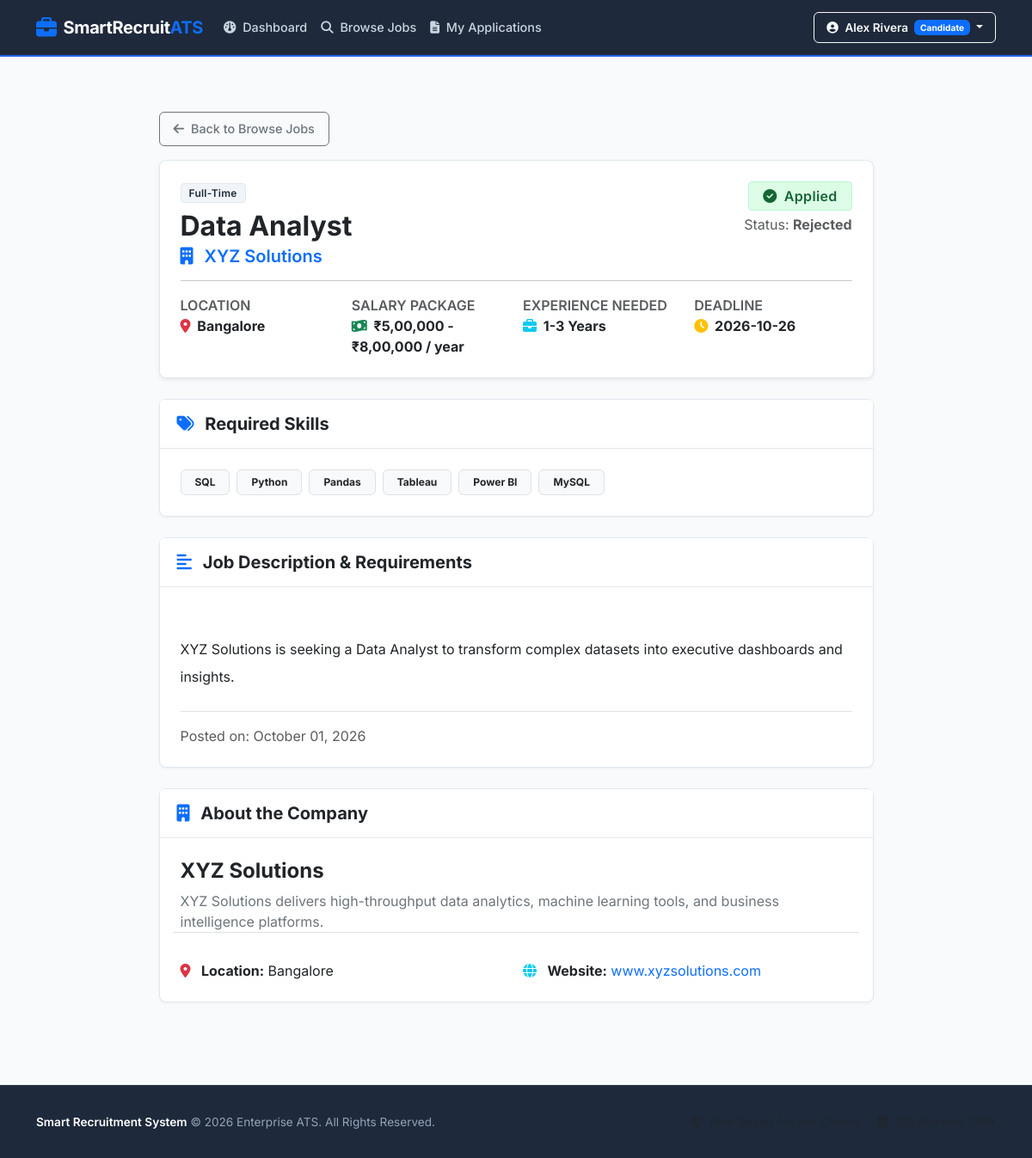
/candidate/job/3 (signed in), run on the app's committed database.
### models.py (models this page shows, shortened)
class User(UserMixin, db.Model):
    __tablename__ = 'users'
    id = db.Column(db.Integer, primary_key=True)
    full_name = db.Column(db.String(120), nullable=False)
    email = db.Column(db.String(120), unique=True, nullable=False, index=True)
    password_hash = db.Column(db.String(256), nullable=False)
    role = db.Column(db.String(20), nullable=False)  # 'recruiter' or 'candidate'
    company_name = db.Column(db.String(200), nullable=True)
    company_description = db.Column(db.Text, nullable=True)
    company_location = db.Column(db.String(200), nullable=True)
    company_website = db.Column(db.String(300), nullable=True)
    phone = db.Column(db.String(20), nullable=True)
    address = db.Column(db.String(255), nullable=True)
    skills = db.Column(db.Text, nullable=True)
    education = db.Column(db.Text, nullable=True)
    experience = db.Column(db.Text, nullable=True)
    resume_path = db.Column(db.String(255), nullable=True)
    created_at = db.Column(db.DateTime, default=datetime.utcnow)
    posted_jobs = db.relationship('Job', backref='recruiter', lazy=True, cascade="all, delete-orphan")
    applications = db.relationship('Application', backref='candidate', lazy=True, cascade="all, delete-orphan")
    @property
    def is_recruiter(self):
        return self.role == 'recruiter'
    @property
    def is_candidate(self):
        return self.role == 'candidate'

class Job(db.Model):
    __tablename__ = 'jobs'
    id = db.Column(db.Integer, primary_key=True)
    recruiter_id = db.Column(db.Integer, db.ForeignKey('users.id', ondelete='CASCADE'), nullable=False)
    title = db.Column(db.String(150), nullable=False)
    company = db.Column(db.String(150), nullable=False)
    location = db.Column(db.String(100), nullable=False)
    employment_type = db.Column(db.String(50), nullable=False)  # e.g., Full-time, Part-time, Contract, Remote, Internship
    salary = db.Column(db.String(100), nullable=False)
    experience = db.Column(db.String(50), nullable=False)
    skills = db.Column(db.Text, nullable=False)
    description = db.Column(db.Text, nullable=False)
    last_date = db.Column(db.Date, nullable=False)
    openings = db.Column(db.Integer, default=1, nullable=False)
    is_active = db.Column(db.Boolean, default=True, nullable=False)
    created_at = db.Column(db.DateTime, default=datetime.utcnow)
    applications = db.relationship('Application', backref='job', lazy=True, cascade="all, delete-orphan")
    @property
    def display_company(self):
        if self.recruiter and self.recruiter.company_name:
            return self.recruiter.company_name
        return self.company

class Application(db.Model):
    __tablename__ = 'applications'
    id = db.Column(db.Integer, primary_key=True)
    candidate_id = db.Column(db.Integer, db.ForeignKey('users.id', ondelete='CASCADE'), nullable=False)
    job_id = db.Column(db.Integer, db.ForeignKey('jobs.id', ondelete='CASCADE'), nullable=False)
    resume = db.Column(db.String(255), nullable=False)
    status = db.Column(db.String(30), default='Applied', nullable=False)  # 'Applied', 'Under Review', 'Shortlisted', 'Interview', 'Selected', 'Rejected'
    rejection_reason = db.Column(db.Text, nullable=True)
    applied_date = db.Column(db.DateTime, default=datetime.utcnow)
    updated_at = db.Column(db.DateTime, default=datetime.utcnow, onupdate=datetime.utcnow)
    __table_args__ = (
        db.UniqueConstraint('candidate_id', 'job_id', name='unique_candidate_job_application'),
    )

### routes.py (the view)
@main.route('/candidate/job/<int:job_id>')
@candidate_required
def job_details(job_id):
    job = Job.query.get_or_404(job_id)
    existing_application = Application.query.filter_by(
        candidate_id=current_user.id,
        job_id=job.id
    ).first()
    return render_template('candidate/job_details.html',
                           job=job,
                           existing_application=existing_application)

### templates/candidate/job_details.html (shortened to what this page needs)
{% extends "base.html" %}
{% block content %}
<div class="container py-4">
  <div class="row justify-content-center">
    <div class="col-lg-9">
      <a href="{{ url_for('main.browse_jobs') }}" class="btn btn-sm btn-outline-secondary mb-3">
        <i class="fa-solid fa-arrow-left me-1"></i> Back to Browse Jobs
      </a>
      <div class="card card-corporate shadow-sm mb-4">
        <div class="card-body p-4">
          <div class="d-flex flex-wrap justify-content-between align-items-start gap-3 mb-3">
            <div>
              <span class="badge badge-status badge-job-type mb-2">{{ job.employment_type }}</span>
              <h2 class="fw-bold text-dark mb-1">{{ job.title }}</h2>
              <h5 class="text-primary fw-semibold mb-0"><i class="fa-solid fa-building me-2"></i> {{ job.display_company }}</h5>
            </div>
            {% if existing_application %}
              <div class="text-end">
                <span class="badge badge-status badge-selected fs-6 py-2 px-3"><i class="fa-solid fa-check-circle me-1"></i> Applied</span>
                <div class="text-muted fs-7 mt-1">Status: <strong>{{ existing_application.status }}</strong></div>
              </div>
            {% else %}
              <a href="{{ url_for('main.apply_job', job_id=job.id) }}" class="btn btn-primary btn-lg px-4">
                <i class="fa-solid fa-paper-plane me-2"></i> Apply Now
              </a>
            {% endif %}
          </div>
          <hr class="my-3">
          <div class="row g-3 fs-7">
            <div class="col-sm-6 col-md-3">
              <div class="text-muted fw-semibold uppercase">LOCATION</div>
              <div class="fw-bold text-dark"><i class="fa-solid fa-location-dot me-1 text-danger"></i> {{ job.location }}</div>
            </div>
            <div class="col-sm-6 col-md-3">
              <div class="text-muted fw-semibold uppercase">SALARY PACKAGE</div>
              <div class="fw-bold text-dark"><i class="fa-solid fa-money-bill-wave me-1 text-success"></i> {{ job.salary }}</div>
            </div>
            <div class="col-sm-6 col-md-3">
              <div class="text-muted fw-semibold uppercase">EXPERIENCE NEEDED</div>
              <div class="fw-bold text-dark"><i class="fa-solid fa-briefcase me-1 text-info"></i> {{ job.experience }}</div>
            </div>
            <div class="col-sm-6 col-md-3">
              <div class="text-muted fw-semibold uppercase">DEADLINE</div>
              <div class="fw-bold text-dark"><i class="fa-solid fa-clock me-1 text-warning"></i> {{ job.last_date.strftime('%Y-%m-%d') }}</div>
            </div>
          </div>
        </div>
      </div>
      <div class="card card-corporate mb-4">
        <div class="card-header bg-white py-3">
          <h5 class="fw-bold mb-0 text-dark"><i class="fa-solid fa-tags text-primary me-2"></i> Required Skills</h5>
        </div>
        <div class="card-body p-4">
          <div class="d-flex flex-wrap gap-2">
            {% for skill in job.skills.split(',') %}
              <span class="badge bg-light text-dark border py-2 px-3 fs-7">{{ skill.strip() }}</span>
            {% endfor %}
          </div>
        </div>
      </div>
      <div class="card card-corporate mb-4">
        <div class="card-header bg-white py-3">
          <h5 class="fw-bold mb-0 text-dark"><i class="fa-solid fa-align-left text-primary me-2"></i> Job Description & Requirements</h5>
        </div>
        <div class="card-body p-4">
          <div class="lh-lg text-dark" style="white-space: pre-line;">
            {{ job.description }}
          </div>
          <div class="mt-4 pt-3 border-top d-flex justify-content-between align-items-center">
            <span class="text-muted fs-7">Posted on: {{ job.created_at.strftime('%B %d, %Y') }}</span>
          </div>
        </div>
      </div>
      <div class="card card-corporate">
        <div class="card-header bg-white py-3">
          <h5 class="fw-bold mb-0 text-dark"><i class="fa-solid fa-building text-primary me-2"></i> About the Company</h5>
        </div>
        <div class="card-body p-4">
          <h4 class="fw-bold text-dark mb-2">{{ job.display_company }}</h4>
          {% if job.recruiter and job.recruiter.company_description %}
            <p class="text-secondary lh-base mb-3">{{ job.recruiter.company_description }}</p>
          {% else %}
            <p class="text-muted mb-3">{{ job.display_company }} is a leading enterprise employer hiring talented candidates.</p>
          {% endif %}
          <div class="row g-3 fs-7 border-top pt-3">
            <div class="col-md-6">
              <i class="fa-solid fa-location-dot text-danger me-2"></i> <strong>Location:</strong> {{ (job.recruiter and job.recruiter.company_location) or job.location }}
            </div>
            {% if job.recruiter and job.recruiter.company_website %}
              <div class="col-md-6">
                <i class="fa-solid fa-globe text-info me-2"></i> <strong>Website:</strong>
                <a href="{{ job.recruiter.company_website if 'http' in job.recruiter.company_website else 'http://' + job.recruiter.company_website }}" target="_blank" class="text-primary text-decoration-none">
                  {{ job.recruiter.company_website }}
                </a>
              </div>
            {% endif %}
          </div>
        </div>
      </div>
    </div>
  </div>
</div>
{% endblock %}

### templates/base.html (shortened to what this page needs)
<!DOCTYPE html>
<html lang="en">
<head>
  <link href="https://cdn.jsdelivr.net/npm/bootstrap@5.3.3/dist/css/bootstrap.min.css" rel="stylesheet">
  <link rel="stylesheet" href="https://cdnjs.cloudflare.com/ajax/libs/font-awesome/6.5.1/css/all.min.css">
  <link rel="stylesheet" href="{{ url_for('static', filename='css/custom.css') }}">
</head>
<body>
  <nav class="navbar navbar-expand-lg navbar-dark navbar-enterprise sticky-top">
    <div class="container">
      <a class="navbar-brand d-flex align-items-center gap-2" href="{{ url_for('main.home') }}">
        <i class="fa-solid fa-briefcase text-primary fs-4"></i>
        <span>SmartRecruit<span class="text-primary">ATS</span></span>
      </a>
      <div class="collapse navbar-collapse" id="enterpriseNavbar">
        <ul class="navbar-nav me-auto mb-2 mb-lg-0">
          {% if current_user.is_authenticated %}
            {% if current_user.is_recruiter %}
              <li class="nav-item">
                <a class="nav-link {% if request.endpoint == 'main.recruiter_dashboard' %}active{% endif %}" href="{{ url_for('main.recruiter_dashboard') }}">
                  <i class="fa-solid fa-chart-line me-1"></i> Dashboard
                </a>
              </li>
              <li class="nav-item">
                <a class="nav-link {% if request.endpoint == 'main.post_job' %}active{% endif %}" href="{{ url_for('main.post_job') }}">
                  <i class="fa-solid fa-plus-circle me-1"></i> Post Job
                </a>
              </li>
              <li class="nav-item">
                <a class="nav-link {% if request.endpoint == 'main.manage_jobs' %}active{% endif %}" href="{{ url_for('main.manage_jobs') }}">
                  <i class="fa-solid fa-list-check me-1"></i> Manage Jobs
                </a>
              </li>
              <li class="nav-item">
                <a class="nav-link {% if request.endpoint == 'main.view_applications' %}active{% endif %}" href="{{ url_for('main.view_applications') }}">
                  <i class="fa-solid fa-users-viewfinder me-1"></i> Applications
                </a>
              </li>
            {% elif current_user.is_candidate %}
              <li class="nav-item">
                <a class="nav-link {% if request.endpoint == 'main.candidate_dashboard' %}active{% endif %}" href="{{ url_for('main.candidate_dashboard') }}">
                  <i class="fa-solid fa-gauge me-1"></i> Dashboard
                </a>
              </li>
              <li class="nav-item">
                <a class="nav-link {% if request.endpoint == 'main.browse_jobs' %}active{% endif %}" href="{{ url_for('main.browse_jobs') }}">
                  <i class="fa-solid fa-magnifying-glass me-1"></i> Browse Jobs
                </a>
              </li>
              <li class="nav-item">
                <a class="nav-link {% if request.endpoint == 'main.my_applications' %}active{% endif %}" href="{{ url_for('main.my_applications') }}">
                  <i class="fa-solid fa-file-lines me-1"></i> My Applications
                </a>
              </li>
            {% endif %}
          {% else %}
            <li class="nav-item">
              <a class="nav-link {% if request.endpoint == 'main.home' %}active{% endif %}" href="{{ url_for('main.home') }}">
                <i class="fa-solid fa-house me-1"></i> Home
              </a>
            </li>
          {% endif %}
        </ul>
        <div class="d-flex align-items-center gap-2">
          {% if current_user.is_authenticated %}
            <div class="dropdown">
              <button class="btn btn-outline-light dropdown-toggle btn-nav-action" type="button" id="userMenuBtn" data-bs-toggle="dropdown" aria-expanded="false">
                <i class="fa-solid fa-circle-user me-1"></i> {{ current_user.full_name }}
                <span class="badge bg-primary text-white ms-1 text-capitalize">{{ current_user.role }}</span>
              </button>
            </div>
          {% endif %}
        </div>
      </div>
    </div>
  </nav>
  <main class="content-wrapper">
    {% block content %}{% endblock %}
  </main>
  <footer class="footer-enterprise">
    <div class="container">
      <div class="row align-items-center">
        <div class="col-md-6 text-center text-md-start mb-2 mb-md-0">
          <span class="fw-semibold text-white">Smart Recruitment System</span> &copy; 2026 Enterprise ATS. All Rights Reserved.
        </div>
        <div class="col-md-6 text-center text-md-end">
          <span class="text-muted me-3"><i class="fa-solid fa-shield-halved me-1"></i> Role-Based Access Control</span>
          <span class="text-muted"><i class="fa-solid fa-database me-1"></i> SQLAlchemy ORM</span>
        </div>
      </div>
    </div>
  </footer>
</body>
</html>

### data on the page
User: full_name "Alex Rivera", role "Candidate"
Job: employment_type "Full-Time", title "Data Analyst", location "Bangalore", salary "₹5,00,000 - ₹8,00,000 / year", experience "1-3 Years", last_date "2026-10-26", description "XYZ Solutions is seeking a Data Analyst to transform complex datasets into executive dashboards and insights.", created_at "October 01, 2026"
User: display_company "XYZ Solutions", recruiter.company_description "XYZ Solutions delivers high-throughput data analytics, machine learning tools, and business intelligence platforms.", company_location "Bangalore", recruiter.company_website "www.xyzsolutions.com"
Application: status "Rejected"

### other printed values
{{ skill.strip() }} "SQL" "Python" "Pandas" "Tableau" "Power BI" "MySQL"
